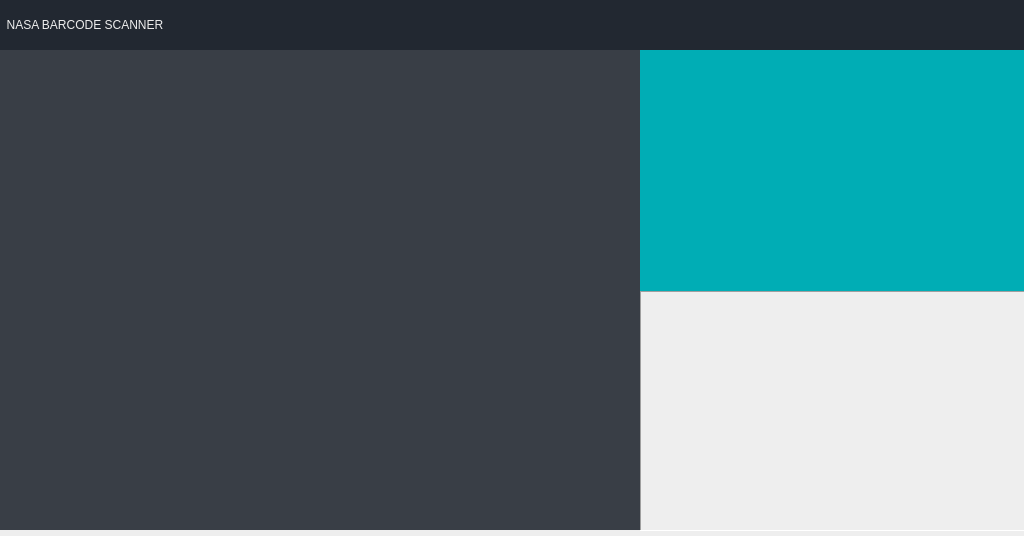
<?xml version="1.0" encoding="UTF-8"?>
<ui version="4.0">
 <class>MainWindow</class>
 <widget class="QDialog" name="MainWindow">
  <property name="enabled">
   <bool>true</bool>
  </property>
  <property name="geometry">
   <rect>
    <x>0</x>
    <y>0</y>
    <width>1024</width>
    <height>536</height>
   </rect>
  </property>
  <property name="sizePolicy">
   <sizepolicy hsizetype="Preferred" vsizetype="Preferred">
    <horstretch>0</horstretch>
    <verstretch>0</verstretch>
   </sizepolicy>
  </property>
  <property name="maximumSize">
   <size>
    <width>1024</width>
    <height>536</height>
   </size>
  </property>
  <property name="windowTitle">
   <string>NASA Barcode Scanner</string>
  </property>
  <property name="layoutDirection">
   <enum>Qt::LeftToRight</enum>
  </property>
  <property name="styleSheet">
   <string notr="true">background-color: rgb(238, 238, 238);</string>
  </property>
  <widget class="QWidget" name="verticalLayoutWidget_2">
   <property name="geometry">
    <rect>
     <x>0</x>
     <y>0</y>
     <width>1031</width>
     <height>531</height>
    </rect>
   </property>
   <layout class="QVBoxLayout" name="LayoutWindow">
    <property name="spacing">
     <number>0</number>
    </property>
    <item>
     <widget class="QLabel" name="lbl_upper_bar">
      <property name="enabled">
       <bool>false</bool>
      </property>
      <property name="maximumSize">
       <size>
        <width>16777215</width>
        <height>50</height>
       </size>
      </property>
      <property name="layoutDirection">
       <enum>Qt::LeftToRight</enum>
      </property>
      <property name="styleSheet">
       <string notr="true">font: bold 14pt &quot;맑은 고딕&quot;;
color: rgb(238, 238, 238);
background-color: rgb(34, 40, 49);</string>
      </property>
      <property name="frameShadow">
       <enum>QFrame::Plain</enum>
      </property>
      <property name="text">
       <string>  NASA BARCODE SCANNER</string>
      </property>
      <property name="margin">
       <number>10</number>
      </property>
     </widget>
    </item>
    <item>
     <layout class="QHBoxLayout" name="ContentWindow">
      <property name="spacing">
       <number>0</number>
      </property>
      <property name="sizeConstraint">
       <enum>QLayout::SetNoConstraint</enum>
      </property>
      <property name="leftMargin">
       <number>0</number>
      </property>
      <item>
       <widget class="QLabel" name="lbl_video">
        <property name="sizePolicy">
         <sizepolicy hsizetype="MinimumExpanding" vsizetype="Preferred">
          <horstretch>0</horstretch>
          <verstretch>0</verstretch>
         </sizepolicy>
        </property>
        <property name="maximumSize">
         <size>
          <width>640</width>
          <height>480</height>
         </size>
        </property>
        <property name="styleSheet">
         <string notr="true">background-color: rgb(57, 62, 70);</string>
        </property>
        <property name="text">
         <string/>
        </property>
       </widget>
      </item>
      <item>
       <layout class="QVBoxLayout" name="barcodeWindow">
        <property name="spacing">
         <number>0</number>
        </property>
        <item>
         <widget class="QLabel" name="lbl_barcode">
          <property name="sizePolicy">
           <sizepolicy hsizetype="Preferred" vsizetype="Preferred">
            <horstretch>0</horstretch>
            <verstretch>0</verstretch>
           </sizepolicy>
          </property>
          <property name="styleSheet">
           <string notr="true">background-color: rgb(0, 173, 181);</string>
          </property>
          <property name="text">
           <string/>
          </property>
         </widget>
        </item>
        <item>
         <widget class="QTextEdit" name="te_barcode_log">
          <property name="sizePolicy">
           <sizepolicy hsizetype="Preferred" vsizetype="Preferred">
            <horstretch>0</horstretch>
            <verstretch>0</verstretch>
           </sizepolicy>
          </property>
          <property name="styleSheet">
           <string notr="true">font: 10pt &quot;맑은 고딕&quot;;</string>
          </property>
          <property name="frameShape">
           <enum>QFrame::Panel</enum>
          </property>
          <property name="frameShadow">
           <enum>QFrame::Sunken</enum>
          </property>
          <property name="readOnly">
           <bool>true</bool>
          </property>
          <property name="placeholderText">
           <string/>
          </property>
         </widget>
        </item>
       </layout>
      </item>
     </layout>
    </item>
   </layout>
  </widget>
 </widget>
 <resources/>
 <connections/>
</ui>
